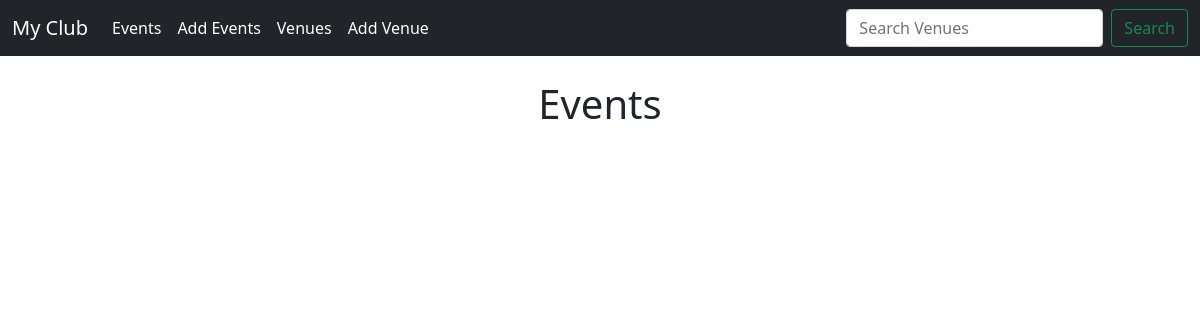
/events, run on an earlier commit of the app's database.
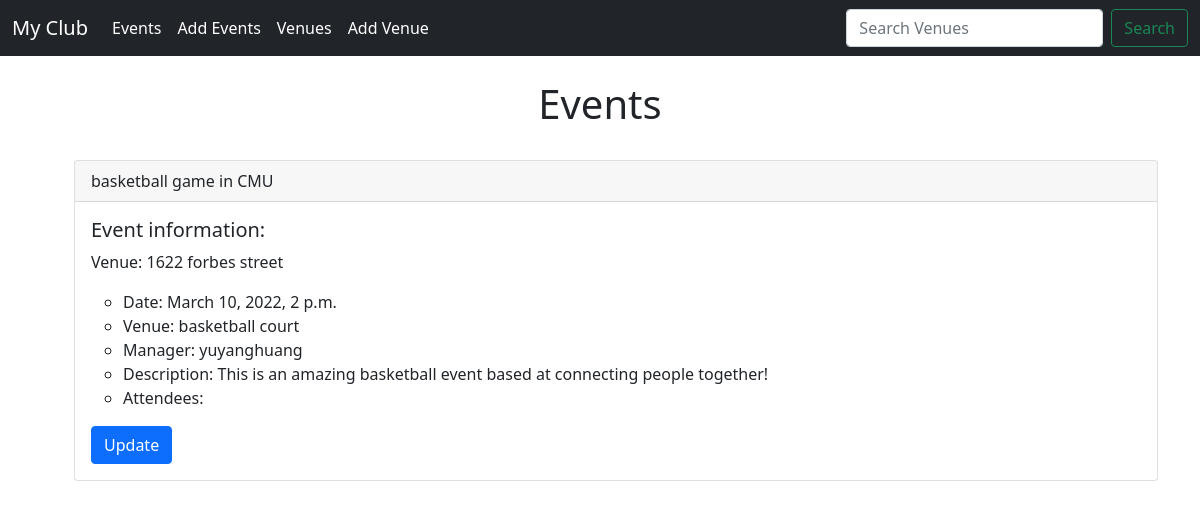
And on a later commit of the database.
### events/models.py (models this page shows)
class Event(models.Model):
    name = models.CharField(max_length=120)
    event_date = models.DateTimeField()
    venue = models.ForeignKey(Venue, blank=True, null=True, on_delete=models.CASCADE)
    manager = models.ForeignKey(User, blank=True, null=True, on_delete=models.SET_NULL)
    description = models.TextField(blank=True) # It is ok to leave this blank
    attendees = models.ManyToManyField(MyClubUser, blank=True)
    def __str__(self):
        return self.name

class Venue(models.Model):
    name = models.CharField(max_length=120)
    address = models.CharField(max_length=360)
    zip_code = models.CharField(max_length=15)
    phone = models.CharField(max_length=25, blank=True)
    web = models.URLField(blank=True)
    email_address = models.EmailField(blank=True)
    def __str__(self): #double underscores
        return self.name

### events/views.py (the view)
# urls.py: path('events', views.all_events, name="list-events"),
def all_events(request):
    context = {}
    event_list = Event.objects.all()
    context = {
        "event_list": event_list
    }
    return render(request, 'events/event_list.html', context)

### events/templates/events/event_list.html (shortened to what this page needs)
{% extends 'events/base.html' %}
{% block content %}
<center><h1> Events </h1></center>
<ul>
<br/>
{% for event in event_list %}
<div class="card">
    <div class="card-header">
        {{event}}
    </div>
    <div class="card-body">
      <h5 class="card-title">Event information:</h5>
      <p class="card-text">Venue: {{event.venue.address}}
        <ul>
            <li>Date: {{event.event_date}}</li>
            <li>Venue: {{event.venue}}</li>
            <li>Manager: {{event.manager}}</li>
            <li>Description: {{event.description}}</li>
            <li>Attendees:
            </li>
        </ul>
      </p>
      <a href="{% url 'update-event' event.id %}" class="btn btn-primary">Update</a>
    </div>
</div>
  <br/><br/>
{% endfor %}
</ul>
{% endblock %}

### events/templates/events/base.html (shortened to what this page needs)
<!doctype html>
<html lang="en">
  <head>
    <link href="https://cdn.jsdelivr.net/npm/bootstrap@5.1.3/dist/css/bootstrap.min.css" rel="stylesheet">
  </head>
  <body>
    {% include 'events/navbar.html' %}
    <br/>
    <div class="container">
        {% block content %}
        {% endblock %}
    </div>
  </body>
</html>

### events/templates/events/navbar.html (shortened to what this page needs)
<nav class="navbar navbar-expand-lg navbar-dark bg-dark">
    <div class="container-fluid">
      <a class="navbar-brand" href="{% url 'home' %}">My Club</a>
      <div class="collapse navbar-collapse" id="navbarSupportedContent">
        <ul class="navbar-nav me-auto mb-2 mb-lg-0">
          <li class="nav-item">
            <a class="nav-link active" aria-current="page" href="{% url 'list-events' %}">Events</a>
          </li>
          <li class="nav-item">
            <a class="nav-link active" aria-current="page" href="{% url 'add-event' %}">Add Events</a>
          </li>
          <li class="nav-item">
            <a class="nav-link active" aria-current="page" href="{% url 'list-venues' %}">Venues</a>
          </li>
          <li class="nav-item">
            <a class="nav-link active" aria-current="page" href="{% url 'add-venue' %}">Add Venue</a>
          </li>
        </ul>
        <form class="d-flex" method="post" action="{% url 'search-venues' %}">
          <input class="form-control me-2" type="search" placeholder="Search Venues" aria-label="Search" name="Searched">
          <button class="btn btn-outline-success" type="submit">Search</button>
        </form>
      </div>
    </div>
  </nav>

What changed in the data, as far as the page shows it:
added Event: name "basketball game in CMU", venue.address "1622 forbes street", event_date "March 10, 2022, 2 p.m.", venue "basketball court", manager "yuyanghuang", description "This is an amazing basketball event based at connecting people together!"
